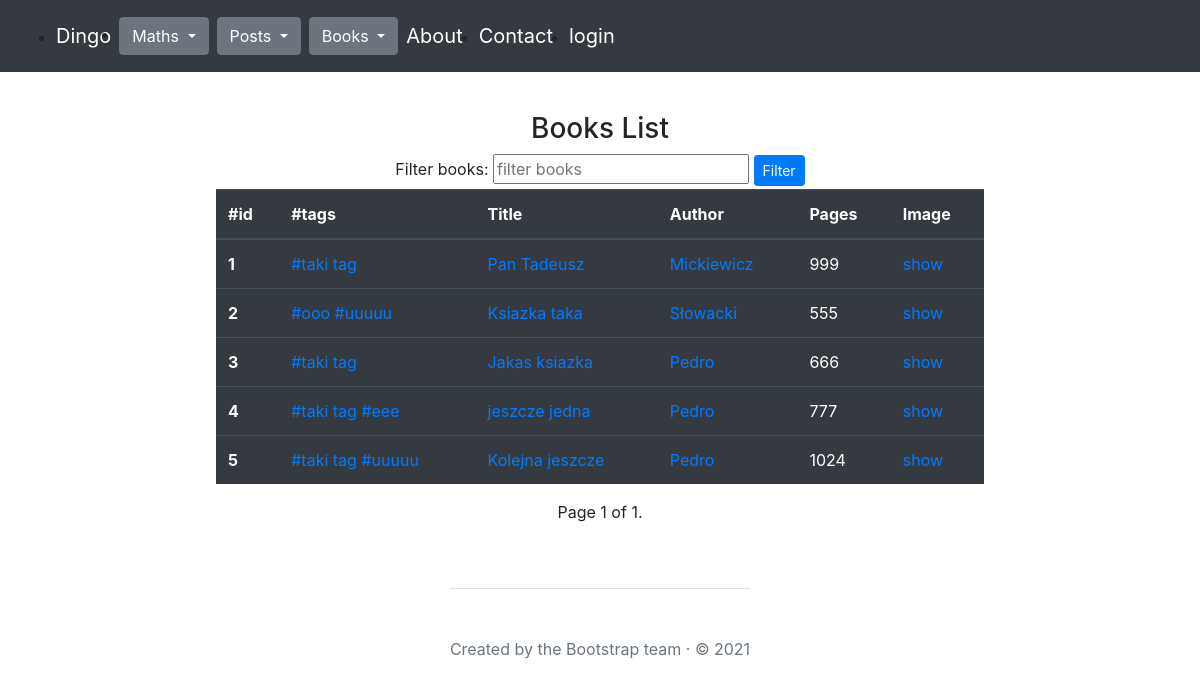
Page /books/books/ on the committed database.
### books/models.py (models this page shows, shortened)
class Book(models.Model):
    title = models.CharField(max_length=30, unique=True, null=False)
    comment = models.TextField(null=True)
    pages = models.IntegerField(null=True)
    image = models.ImageField(upload_to='photos/%Y/%m/%d', null=True, default='')
    tags = models.ManyToManyField("books.Tag", related_name="books")
    author = models.ForeignKey(
        'books.Author',
        on_delete=models.CASCADE,
        null=False,
        blank=False
    )

class Tag(models.Model):
    word = models.CharField(max_length=50, unique=True)

class Author(models.Model):
    name = models.CharField(max_length=30, null=False, unique=True)
    comment = models.TextField(null=True)

### books/views.py (the view)
# urls.py: path('books/', books_list, name="books_list"),
def books_list(request):
    page_number = request.GET.get('page')
    books_filter = request.GET.get('filter')
    if books_filter:
        books = Book.objects.filter(title__icontains=books_filter)
    else:
        books = Book.objects.all()
    paginator = Paginator(books, 5)
    books = paginator.get_page(page_number)
    return render(
        request=request,
        template_name="books/books_list.html",
        context={"books": books,
                 "books_filter": books_filter,
                }
    )

### books/templates/books/books_list.html (shortened to what this page needs)
{% extends "main.html" %}
{% block content %}
<div class="mt-3 d-flex flex-column align-items-center justify-content-center">
    <h3 class='text-center'>Books List</h3>
    {% if not author %}
        <form method="get" action="{% url 'books:books_list' %}">
            <label for="filter">Filter books:</label>
            <input type="text" id="filter" name="filter" placeholder="filter books">
            <button class="btn btn-sm btn-primary" type="submit">Filter</button>
        </form>
    {% elif author %}
        <h4>All books of {{ author.name }}</h4>
    {% elif books_filter %}
        <h4 class="mt-3">Filtered by query: {{ books_filter }}</h4>
    {% elif tag %}
        <h4 class="mt-3">Filtered by tag: {{ tag }}</h4>
    {% else %}
        <h4 class="mt-3">All results</h4>
    {% endif %}
    {% if books %}
    <div class="table-responsive">
        <table class="table table-dark">
            <thead>
                <tr>
                    <th scope="col">#id</th>
                    <th scope="col">#tags</th>
                    <th scope="col">Title</th>
                    <th scope="col">Author</th>
                    <th scope="col">Pages</th>
                    <th scope="col">Image</th>
                </tr>
            </thead>
            <tbody>
                {% for book in books %}
                    <tr>
                        <th scope="row">{{ book.id }}</th>
                        <td>
                            {% for tag in book.tags.all %}
                                <a href="{% url 'books:books_with_tag' tag.word %}">#{{ tag.word }}</a>
                            {% endfor %}
                        </td>
                        <td><a href="{% url 'books:book_details' book.id %}">{{ book.title }}</a></td>
                        <td><a href="{% url 'books:author_details' book.author.id %}">{{ book.author.name }}</a></td>
                        <td>{{ book.pages }}</a></td>
                        <td>
                            {% if book.image.url != '' %}
                                <a href="{{ book.image.url }}">show</a>
                            {% else %}
                                no image
                            {% endif %}
                        </td>
                    </tr>
                {% endfor %}
            </tbody>
        </table>
    </div>
    {% else %}
        <h4>No books found</h4>
    {% endif %}
    <div class="pagination">
        <span class="step-links">
            <span class="current">
                Page {{ books.number }} of {{ books.paginator.num_pages }}.
            </span>
        </span>
    </div>
</div>
{% endblock %}

### rows in the picture
Book: id "1", title "Pan Tadeusz", author.name "Mickiewicz", pages "999"
Tag: word "taki tag"
Book: id "2", title "Ksiazka taka", author.name "Słowacki", pages "555"
Tag: word "ooo"
Tag: word "uuuuu"
Book: id "3", title "Jakas ksiazka", author.name "Pedro", pages "666"
Book: id "4", title "jeszcze jedna", author.name "Pedro", pages "777"
Tag: word "eee"
Book: id "5", title "Kolejna jeszcze", author.name "Pedro", pages "1024"

### other values in the picture
{{ books.number }} "1"
{{ books.paginator.num_pages }} "1"
